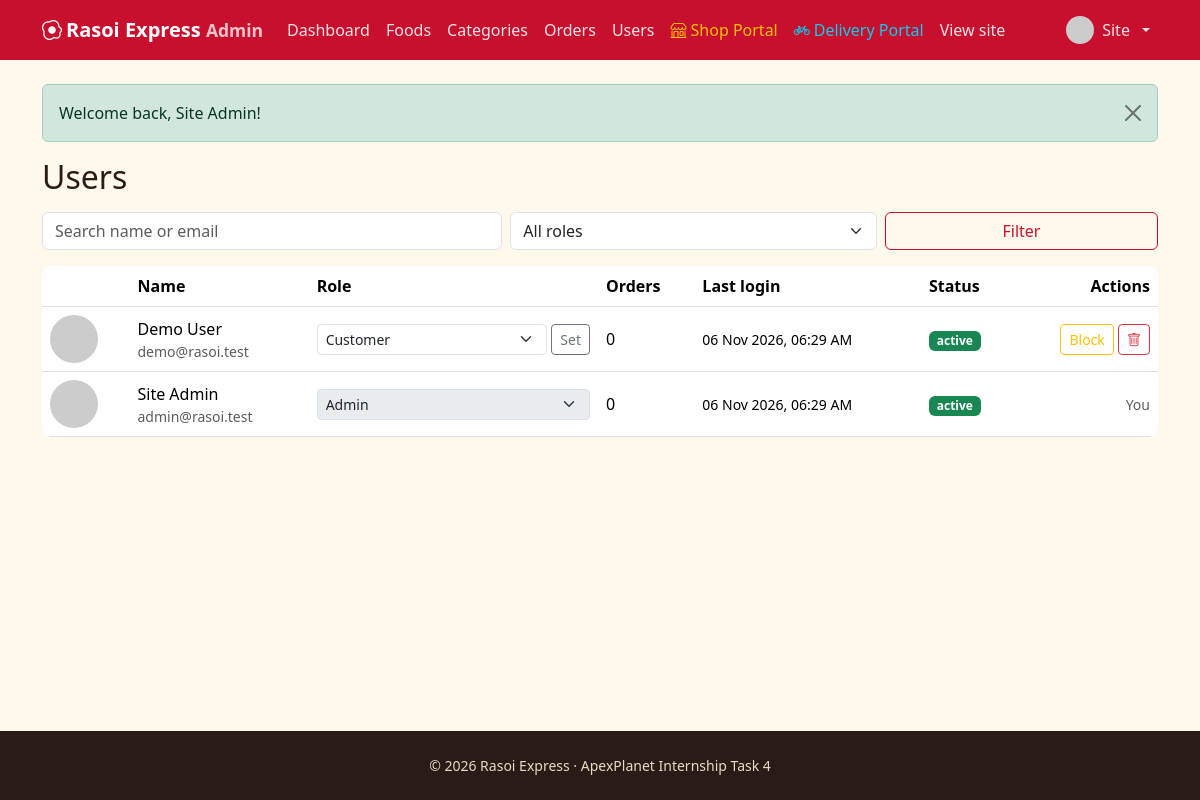
The page /admin/users.php (signed in) on the database as committed earlier.
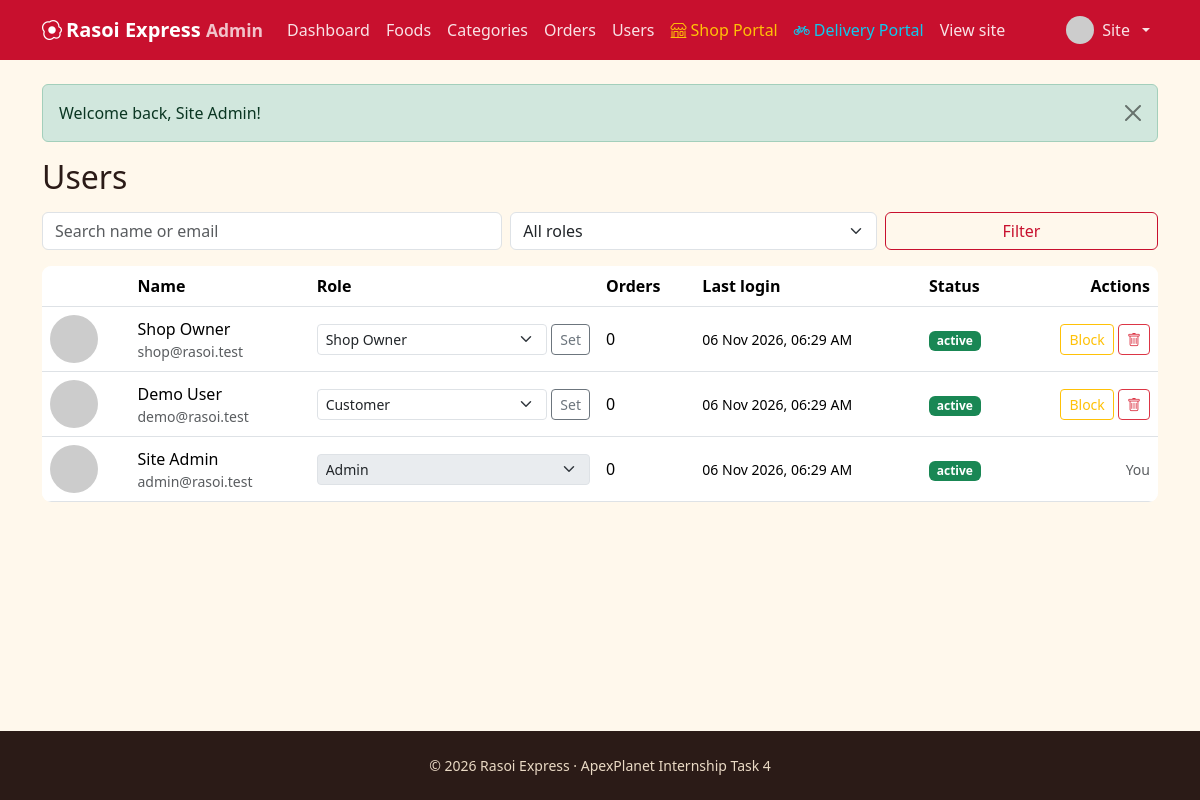
The same page on the database as committed later.
### tables this page shows
CREATE TABLE users (
  id INT UNSIGNED AUTO_INCREMENT PRIMARY KEY,
  name VARCHAR(80) NOT NULL,
  email VARCHAR(120) NOT NULL UNIQUE,
  phone VARCHAR(15) DEFAULT NULL,
  address VARCHAR(255) DEFAULT NULL,
  password_hash VARCHAR(255) NOT NULL,
  role ENUM('user','admin','shop_owner') NOT NULL DEFAULT 'user',
  status ENUM('active','blocked') NOT NULL DEFAULT 'active',
  avatar VARCHAR(255) DEFAULT NULL,
  last_login_at DATETIME DEFAULT NULL,
  created_at TIMESTAMP DEFAULT CURRENT_TIMESTAMP,
  INDEX idx_users_role (role),
  INDEX idx_users_last_login (last_login_at)
);

### includes/auth.php (called while the page is built, shortened)
<?php
require_once __DIR__ . '/db.php';
function e($v): string { return htmlspecialchars((string)$v, ENT_QUOTES, 'UTF-8'); }
function url(string $p = ''): string { return BASE_URL . '/' . ltrim($p, '/'); }
function current_user(): ?array {
    static $u = false;
    if ($u === false) {
        $u = null;
        if (!empty($_SESSION['uid'])) {
            $s = db()->prepare('SELECT id,name,email,phone,address,role,status,avatar FROM users WHERE id=?');
            $s->execute([$_SESSION['uid']]);
            $u = $s->fetch() ?: null;
        }
    }
    return $u;
}
function require_login(): array {
    $u = current_user();
    return $u;
}
function require_admin(): array {
    $u = require_login();
    return $u;
}
function avatar_url(?array $u): string {
    return ($u && $u['avatar']) ? url('uploads/avatars/' . $u['avatar'])
        : 'https://ui-avatars.com/api/?background=c8102e&color=fff&name=' . urlencode($u['name'] ?? 'U');
}

### includes/db.php (called while the page is built, shortened)
<?php
function db(): PDO {
    static $pdo = null;
    if ($pdo === null) {
        try {
            $pdo = new PDO('mysql:host=' . DB_HOST . ';dbname=' . DB_NAME . ';charset=utf8mb4', DB_USER, DB_PASS, [
                PDO::ATTR_ERRMODE => PDO::ERRMODE_EXCEPTION,
                PDO::ATTR_DEFAULT_FETCH_MODE => PDO::FETCH_ASSOC,
                PDO::ATTR_EMULATE_PREPARES => false,
            ]);
        } catch (PDOException $e) {
            error_log($e->getMessage());
            http_response_code(500);
            ?>
            <!DOCTYPE html>
            <html lang="en">
            <head>
            <meta charset="UTF-8">
            <meta name="viewport" content="width=device-width, initial-scale=1">
            <title>Database Offline | Rasoi Express</title>
            <link href="https://cdn.jsdelivr.net/npm/bootstrap@5.3.3/dist/css/bootstrap.min.css" rel="stylesheet">
            <link href="https://cdn.jsdelivr.net/npm/bootstrap-icons@1.11.3/font/bootstrap-icons.min.css" rel="stylesheet">
            <style>
              body { background: #f8f9fa; font-family: system-ui, -apple-system, sans-serif; display: flex; align-items: center; justify-content: center; min-height: 100vh; padding: 20px; }
              .card { max-width: 580px; width: 100%; border: 0; box-shadow: 0 10px 30px rgba(0,0,0,0.08); border-radius: 16px; }
              .icon-box { width: 64px; height: 64px; border-radius: 50%; background: #fee2e2; color: #dc2626; display: flex; align-items: center; justify-content: center; font-size: 2rem; margin: 0 auto 1.25rem; }
            </style>
            <meta http-equiv="refresh" content="5">
            </head>
            <body>
            <div class="card p-4 p-md-5 text-center">
              <div class="icon-box"><i class="bi bi-database-gear"></i></div>
              <h3 class="fw-bold mb-2">Starting Database Server&hellip;</h3>
              <p class="text-muted mb-3">MariaDB is being launched automatically. This page will refresh in a few seconds.</p>
              <div class="d-flex justify-content-center mb-4">
                <div class="spinner-border text-danger" role="status"><span class="visually-hidden">Loading...</span></div>
              </div>
              <div class="d-grid gap-2">
                <button onclick="location.reload()" class="btn btn-danger py-2 fw-semibold"><i class="bi bi-arrow-clockwise me-1"></i> Refresh Now</button>
              </div>
              <details class="text-start mt-3 small text-muted">
                <summary class="cursor-pointer">Technical error details</summary>
                <pre class="bg-light p-2 rounded mt-2 text-danger mb-0" style="font-size: 0.78rem; overflow-x: auto;"><?= htmlspecialchars($e->getMessage(), ENT_QUOTES, 'UTF-8') ?></pre>
                <div class="mt-2">
                  <strong>Manual fix:</strong> Double-click <code>start-database.bat</code> or <code>run.bat</code> in your project folder.
                </div>
              </details>
            </div>
            </body>
            </html>
            <?php
            exit;
        }
    }
    return $pdo;
}

### admin/users.php (the view, shortened to what the changed rows need)
<?php
require_once __DIR__ . '/../includes/auth.php';
$admin = require_admin();
$q = trim($_GET['q'] ?? ''); $role = $_GET['role'] ?? ''; $page = max(1, (int)($_GET['page'] ?? 1));
$where = ['1=1']; $args = [];
$w = implode(' AND ', $where);
$off = ($page - 1) * PER_PAGE;
$s = db()->prepare("SELECT u.*, (SELECT COUNT(*) FROM orders o WHERE o.user_id=u.id) orders FROM users u WHERE $w ORDER BY u.id DESC LIMIT " . PER_PAGE . " OFFSET $off");
$s->execute($args); $rows = $s->fetchAll();
require __DIR__ . '/../includes/header.php';
?>
<h2 class="mb-3">Users</h2>
<form class="row g-2 mb-3" method="get">
  <div class="col-md-5"><input class="form-control" type="search" name="q" placeholder="Search name or email" value="<?= e($q) ?>"></div>
  <div class="col-md-4"></div>
  <div class="col-md-3 d-grid"><button class="btn btn-outline-rx">Filter</button></div>
</form>
<div class="table-responsive"><table class="table align-middle mb-0">
  <thead><tr><th></th><th>Name</th><th>Role</th><th>Orders</th><th>Last login</th><th>Status</th><th class="text-end">Actions</th></tr></thead>
  <tbody>
  <?php foreach ($rows as $u): $self = (int)$u['id'] === (int)$admin['id']; ?>
    <tr>
      <td><img class="thumb rounded-circle" src="<?= e(avatar_url($u)) ?>" alt=""></td>
      <td><?= e($u['name']) ?><div class="small text-muted"><?= e($u['email']) ?></div></td>
      <td><form method="post" class="d-flex gap-1"><?= csrf_field() ?><input type="hidden" name="action" value="role"><input type="hidden" name="id" value="<?= $u['id'] ?>">
        <select name="role" class="form-select form-select-sm" <?= $self ? 'disabled' : '' ?> aria-label="Role"><option value="user" <?= $u['role'] === 'user' ? 'selected' : '' ?>>Customer</option><option value="shop_owner" <?= $u['role'] === 'shop_owner' ? 'selected' : '' ?>>Shop Owner</option><option value="delivery" <?= $u['role'] === 'delivery' ? 'selected' : '' ?>>Delivery Partner</option><option value="admin" <?= $u['role'] === 'admin' ? 'selected' : '' ?>>Admin</option></select>
        <?php if (!$self): ?><button class="btn btn-sm btn-outline-secondary">Set</button><?php endif; ?></form></td>
      <td><?= (int)$u['orders'] ?></td>
      <td class="small"><?= $u['last_login_at'] ? e(date('d M Y, h:i A', strtotime($u['last_login_at']))) : '&mdash;' ?></td>
      <td><span class="badge <?= $u['status'] === 'active' ? 'bg-success' : 'bg-danger' ?>"><?= e($u['status']) ?></span></td>
      <td class="text-end text-nowrap">
        <?php if (!$self): ?>
        <form method="post" class="d-inline"><button class="btn btn-sm btn-outline-warning"><?= $u['status'] === 'active' ? 'Block' : 'Unblock' ?></button></form>
        <form method="post" class="d-inline" data-confirm="Delete <?= e($u['name']) ?> and all their orders?"><button class="btn btn-sm btn-outline-danger"><i class="bi bi-trash"></i></button></form>
        <?php else: ?><span class="small text-muted">You</span><?php endif; ?>
      </td>
    </tr>
  <?php endforeach; if (!$rows): ?><tr><td colspan="7" class="text-center text-muted py-4">No users found.</td></tr><?php endif; ?>
  </tbody>
</table></div>
<?php require __DIR__ . '/../includes/footer.php'; ?>

### includes/header.php (shortened to what the changed rows need)
<?php require_once __DIR__ . '/auth.php'; $me = current_user(); $isAdminArea = !empty($adminArea); $isShopArea = !empty($shopArea); $isDeliveryArea = !empty($deliveryArea); ?>
<!DOCTYPE html>
<html lang="en">
<head>
<link href="https://cdn.jsdelivr.net/npm/bootstrap@5.3.3/dist/css/bootstrap.min.css" rel="stylesheet">
<link href="https://cdn.jsdelivr.net/npm/bootstrap-icons@1.11.3/font/bootstrap-icons.min.css" rel="stylesheet">
<link href="<?= url('assets/css/style.css') ?>" rel="stylesheet">
</head>
<body>
<nav class="navbar navbar-expand-lg navbar-dark rx-nav <?= $isDeliveryArea ? 'delivery-nav' : '' ?> sticky-top">
  <div class="container">
    <div class="collapse navbar-collapse" id="nav">
      <ul class="navbar-nav align-items-lg-center gap-lg-2">
        <?php if ($me): ?>
          <li class="nav-item dropdown">
            <a class="nav-link dropdown-toggle d-flex align-items-center gap-2" href="#" data-bs-toggle="dropdown">
              <img src="<?= e(avatar_url($me)) ?>" class="rounded-circle" width="28" height="28" alt=""><?= e(explode(' ', $me['name'])[0]) ?>
            </a>
          </li>
        <?php else: ?>
          <li class="nav-item"><a class="nav-link" href="<?= url('login.php') ?>">Log in</a></li>
          <li class="nav-item"><a class="btn btn-warning btn-sm" href="<?= url('register.php') ?>">Sign up</a></li>
        <?php endif; ?>
      </ul>
    </div>
  </div>
</nav>
<main class="container py-4 main-content flex-grow-1 d-flex flex-column">
<?php foreach (get_flash() as [$t, $m]): ?>
  <div class="alert alert-<?= e($t) ?> alert-dismissible fade show" role="alert"><?= e($m) ?><button type="button" class="btn-close" data-bs-dismiss="alert"></button></div>
<?php endforeach; ?>

Rows that differ between the two databases and show on the page:
added users: name "Shop Owner", email "shop@rasoi.test", role "Shop Owner", shows "Set", orders "0", last_login_at "06 Nov 2026, 06:29 AM", status "active", shows "Block"
